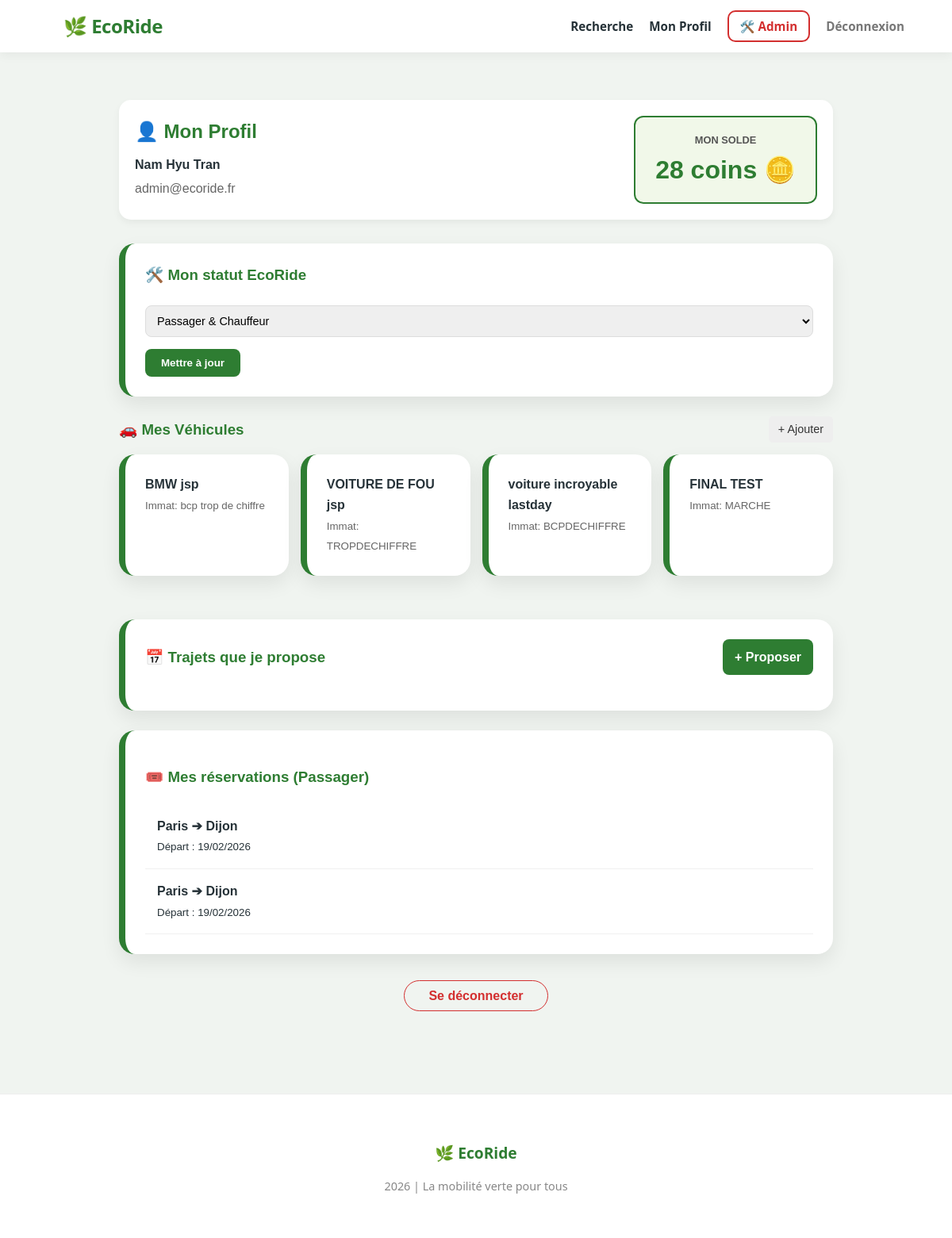
Page /profil.php (signed in) on the committed database.
### tables this page shows
CREATE TABLE `utilisateurs` (
  `id` int(11) NOT NULL,
  `pseudo` varchar(50) NOT NULL,
  `email` varchar(100) NOT NULL,
  `mot_de_passe` varchar(255) NOT NULL,
  `Nom` varchar(50) NOT NULL,
  `Prenom` varchar(50) NOT NULL,
  `Role` varchar(100) NOT NULL DEFAULT 'utilisateurs',
  `credits` int(11) DEFAULT 20,
  `type_utilisateur` enum('passager','chauffeur','les_deux') DEFAULT 'passager'
);

CREATE TABLE `voitures` (
  `id` int(11) NOT NULL,
  `id_utilisateur` int(11) NOT NULL,
  `marque` varchar(50) NOT NULL,
  `modele` varchar(50) NOT NULL,
  `immatriculation` varchar(20) NOT NULL,
  `energie` varchar(20) NOT NULL,
  `date_circulation` date DEFAULT NULL
);

CREATE TABLE `reservations` (
  `id` int(11) NOT NULL,
  `id_trajet` int(11) NOT NULL,
  `id_utilisateur` int(11) NOT NULL,
  `date_reservation` datetime DEFAULT current_timestamp(),
  `statut` varchar(20) DEFAULT 'confirmé'
);

CREATE TABLE `trajets` (
  `id` int(11) NOT NULL,
  `depart` varchar(100) NOT NULL,
  `arrivee` varchar(100) NOT NULL,
  `date_depart` datetime NOT NULL,
  `prix` decimal(5,0) NOT NULL,
  `places` int(11) NOT NULL,
  `est_electrique` tinyint(4) NOT NULL,
  `duree` time NOT NULL,
  `note_chauffeur` decimal(10,0) NOT NULL,
  `id_utilisateur` int(11) NOT NULL,
  `id_voiture` int(11) DEFAULT NULL,
  `statut_id` int(11) DEFAULT 1,
  `accepte_animaux` tinyint(1) DEFAULT 0,
  `fumeur_autorise` tinyint(1) DEFAULT 0
);

### profil.php (the view, shortened to what this page needs)
<?php
require_once "Template.php";
$database = new Database();
$pdo = $database->getConnection();
$user_id = $_SESSION['user_id'];
$stmt_u = $pdo->prepare("SELECT credits, type_utilisateur FROM utilisateurs WHERE id = ?");
$stmt_u->execute([$user_id]);
$user_data = $stmt_u->fetch(PDO::FETCH_ASSOC);
$solde_actuel = $user_data['credits'] ?? 0;
$role_actuel = $user_data['type_utilisateur'] ?? 'passager';
$sql_res = "SELECT t.*, r.id as reservation_id, r.statut as resa_statut, t.statut_id as voyage_statut
            FROM reservations r
            JOIN trajets t ON r.id_trajet = t.id
            WHERE r.id_utilisateur = :user_id";
$stmt_res = $pdo->prepare($sql_res);
$stmt_res->execute([':user_id' => $user_id]);
$mes_reservations = $stmt_res->fetchAll(PDO::FETCH_ASSOC);
$stmt_voiture = $pdo->prepare("SELECT * FROM voitures WHERE id_utilisateur = ?");
$stmt_voiture->execute([$user_id]);
$mes_voitures = $stmt_voiture->fetchAll(PDO::FETCH_ASSOC);
?>
<main style="max-width: 900px; margin: 40px auto; font-family: sans-serif; padding: 0 20px;">
    <div style="display: flex; justify-content: space-between; align-items: center; flex-wrap: wrap; background: #fff; padding: 20px; border-radius: 15px; box-shadow: 0 4px 10px rgba(0,0,0,0.05); margin-bottom: 30px;">
        <div>
            <h2 style="color: #2e7d32; margin: 0 0 10px 0;">👤 Mon Profil</h2>
            <p style="margin: 5px 0;"><strong><?php echo htmlspecialchars($_SESSION['prenom'] . " " . $_SESSION['nom']); ?></strong></p>
            <p style="margin: 5px 0; color: #666;"><?php echo htmlspecialchars($_SESSION['email']); ?></p>
        </div>
        <div style="background: #f1f8e9; padding: 15px 25px; border-radius: 12px; border: 2px solid #2e7d32; text-align: center;">
            <span style="font-size: 0.8em; color: #555; font-weight: bold;">MON SOLDE</span><br>
            <strong style="font-size: 2em; color: #2e7d32;"><?php echo number_format($solde_actuel, 0, ',', ' '); ?> coins 🪙</strong>
        </div>
    </div>
    <div style="background: white; padding: 20px; border-radius: 15px; box-shadow: 0 4px 10px rgba(0,0,0,0.05); margin-bottom: 30px; border-left: 5px solid #2e7d32;">
        <h3 style="margin-top: 0;">🛠️ Mon statut EcoRide</h3>
        <form action="update_role.php" method="POST" style="display: flex; align-items: center; gap: 15px; flex-wrap: wrap;">
            <select name="nouveau_role" style="padding: 10px; border-radius: 8px; border: 1px solid #ddd;">
                <option value="les_deux" <?php echo ($role_actuel == 'les_deux') ? 'selected' : ''; ?>>Passager & Chauffeur</option>
            </select>
            <button type="submit" style="background: #2e7d32; color: white; border: none; padding: 10px 20px; border-radius: 8px; cursor: pointer; font-weight: bold;">Mettre à jour</button>
        </form>
    </div>
    <?php if ($role_actuel !== 'passager'): ?>
        <div style="margin-bottom: 30px;">
            <div style="display: flex; justify-content: space-between; align-items: center; margin-bottom: 15px;">
                <h3 style="margin: 0;">🚗 Mes Véhicules</h3>
                <a href="ajouter_voiture.php" style="background: #eee; padding: 5px 12px; border-radius: 5px; text-decoration: none; font-size: 0.9em; color: #333;">+ Ajouter</a>
            </div>
            <div style="display: grid; grid-template-columns: repeat(auto-fill, minmax(200px, 1fr)); gap: 15px;">
                <?php if (empty($mes_voitures)): ?>
                    <p style="color: #888;">Aucun véhicule enregistré.</p>
                <?php else: ?>
                    <?php foreach ($mes_voitures as $v): ?>
                        <div style="background: white; padding: 15px; border-radius: 10px; border: 1px solid #eee;">
                            <strong><?php echo htmlspecialchars($v['marque'] . " " . $v['modele']); ?></strong><br>
                            <small style="color: #666;">Immat: <?php echo htmlspecialchars($v['immatriculation']); ?></small>
                        </div>
                    <?php endforeach; ?>
                <?php endif; ?>
            </div>
        </div>
        <div style="margin-bottom: 30px; background: white; padding: 20px; border-radius: 15px; box-shadow: 0 4px 10px rgba(0,0,0,0.05);">
            <div style="display: flex; justify-content: space-between; align-items: center; margin-bottom: 20px;">
                <h3 style="margin: 0;">📅 Trajets que je propose</h3>
                <a href="proposer_trajet.php" style="background: #2e7d32; color: white; padding: 10px 15px; border-radius: 8px; text-decoration: none; font-weight: bold;">+ Proposer</a>
            </div>
        </div>
    <?php endif; ?>
    <div style="background: white; padding: 20px; border-radius: 15px; box-shadow: 0 4px 10px rgba(0,0,0,0.05);">
        <h3>🎟️ Mes réservations (Passager)</h3>
        <?php if (empty($mes_reservations)): ?>
            <p style="color: #888;">Aucune réservation pour le moment.</p>
        <?php else: ?>
            <?php foreach ($mes_reservations as $res): ?>
                <div style="padding: 15px; border-bottom: 1px solid #f0f0f0; display: flex; justify-content: space-between; align-items: center;">
                    <div>
                        <strong><?php echo htmlspecialchars($res['depart']); ?> ➔ <?php echo htmlspecialchars($res['arrivee']); ?></strong><br>
                        <small>Départ : <?php echo date('d/m/Y', strtotime($res['date_depart'])); ?></small>
                    </div>
                </div>
            <?php endforeach; ?>
        <?php endif; ?>
    </div>
    <div style="text-align: center; margin-top: 40px;">
        <a href="deconnexion.php" style="color: #d32f2f; text-decoration: none; font-weight: bold; border: 1px solid #d32f2f; padding: 10px 30px; border-radius: 50px;">Se déconnecter</a>
    </div>
</main>

### Template.php (style rules this page uses)
:root { --eco-green: #2E7D32; --wood-brown: #6D4C41; --soft-bg: #f0f4f0; --dark-text: #263238; --card-shadow: 0 10px 25px rgba(0,0,0,0.08); }
body { font-family: 'Segoe UI', Roboto, Helvetica, Arial, sans-serif; background-color: var(--soft-bg); color: var(--dark-text); margin: 0; padding: 0; line-height: 1.6; }
.section-profil, [style*="background: white"] { background: #ffffff !important; border-radius: 20px !important; padding: 25px !important; margin-bottom: 25px !important; border: none !important; border-left: 8px solid var(--eco-green) !important; box-shadow: var(--card-shadow) !important; }
h2, h3 { color: var(--eco-green); font-weight: 800; }
input, select { width: 100%; padding: 10px; border-radius: 8px; border: 1px solid #ddd; margin-top: 5px; box-sizing: border-box; font-size: 0.9rem; }

### rows in the picture
utilisateurs: credits "28", nouveau_role "Passager & Chauffeur"
voitures: marque+modele "BMW jsp", immatriculation "bcp trop de chiffre"
voitures: marque+modele "VOITURE DE FOU jsp", immatriculation "TROPDECHIFFRE"
voitures: marque+modele "voiture incroyable lastday", immatriculation "BCPDECHIFFRE"
voitures: marque+modele "FINAL TEST", immatriculation "MARCHE"
reservations: id_trajet.depart "Paris", id_trajet.arrivee "Dijon", id_trajet.date_depart "19/02/2026"
reservations: id_trajet.depart "Paris", id_trajet.arrivee "Dijon", id_trajet.date_depart "19/02/2026"

### other values in the picture
$_SESSION['prenom'] . " " . $_SESSION['nom'] "Nam Hyu Tran"
$_SESSION['email'] "admin@ecoride.fr"
